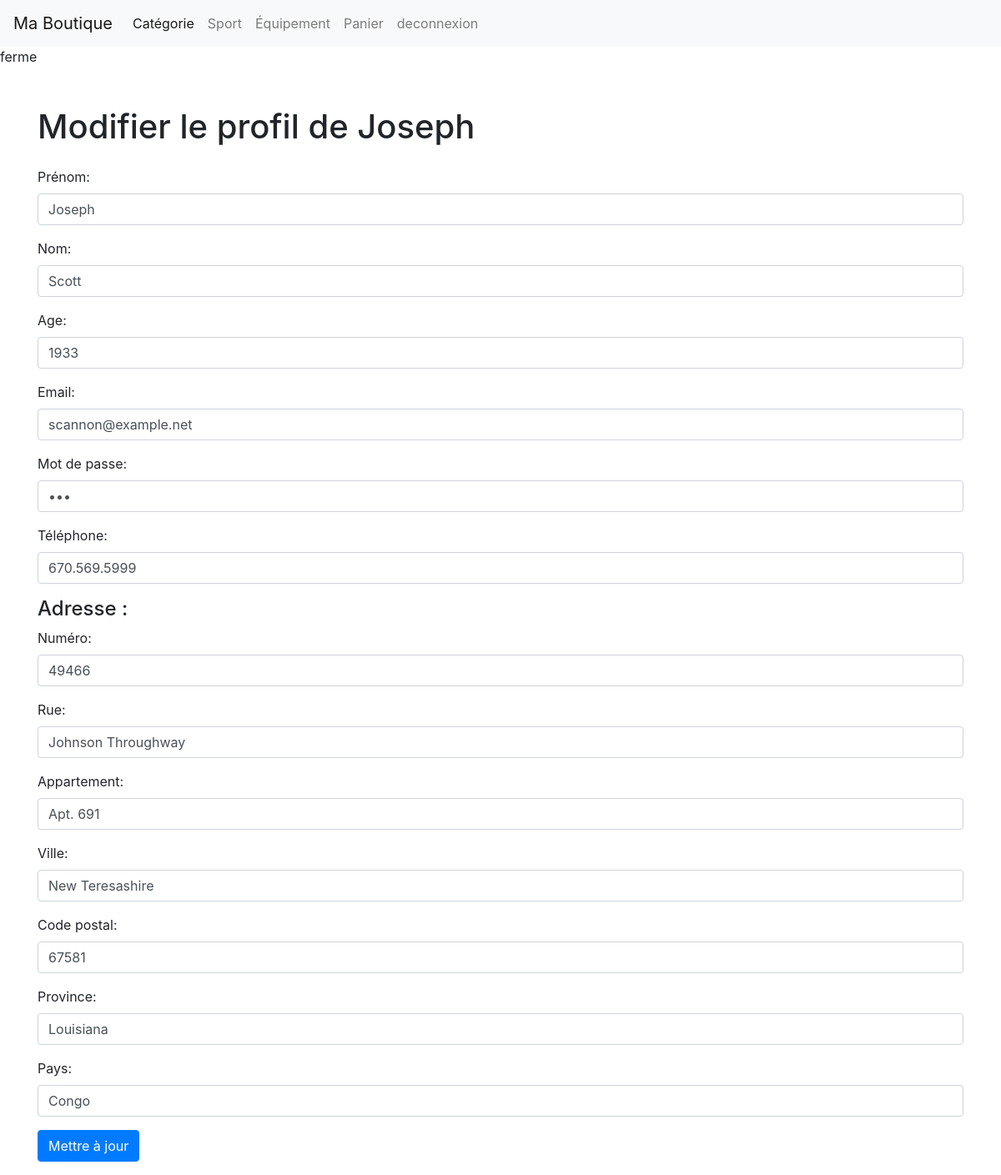
Screenshot of /edit_profile.php (signed in) with the database file from the repository.
### tables this page shows
CREATE TABLE `user` (
  `id` int(11) NOT NULL,
  `email` varchar(255) NOT NULL,
  `pw` varchar(255) NOT NULL,
  `age` int(11) DEFAULT NULL,
  `panier_id` int(11) DEFAULT NULL,
  `nom` varchar(255) DEFAULT NULL,
  `prenom` varchar(255) DEFAULT NULL,
  `sexe` char(1) DEFAULT 'M'
);

CREATE TABLE `client` (
  `id` int(11) NOT NULL,
  `telephone` varchar(20) NOT NULL,
  `panier` text DEFAULT NULL,
  `user_id` int(11) DEFAULT NULL
);

CREATE TABLE `adresse` (
  `id` int(11) NOT NULL,
  `numero` int(11) NOT NULL,
  `apartement` varchar(255) DEFAULT NULL,
  `rue` varchar(255) NOT NULL,
  `ville` varchar(255) NOT NULL,
  `codePostal` varchar(20) NOT NULL,
  `province` varchar(255) NOT NULL,
  `pays` varchar(255) NOT NULL,
  `user_id` int(11) DEFAULT NULL
);

### includes/chargement.php (called while the page is built, shortened)
<?php
if (!function_exists('chargement')) {
function chargement($classe){
    $model = "./app/classe/".$classe.".class.php";
}
}

### app/classe/User.class.php (called while the page is built, shortened)
<?php
    class User {
        protected $id;
        public function getUser_id(){
            return $this->id;
        }
    }
?>

### app/classe/Request.class.php (called while the page is built, shortened)
<?php
class Request{
    protected $sql;
    public function setSql($sql) {
        $this->sql = $sql;
    }
    public function getLines($oCon, $params = [], $uneSeuleLigne = false) {
        $oStatement = $oCon->prepare($this->sql);
        if (array_keys($params) !== range(0, count($params) - 1)) {
            foreach ($params as $nomParam => $valParam) {
                $oStatement->bindValue(':'.$nomParam, $valParam, is_int($valParam) ? PDO::PARAM_INT : PDO::PARAM_STR);
            }
            $oStatement->execute();
        } else {
            $oStatement->execute($params);
        }
        $resultat = $uneSeuleLigne ? $oStatement->fetch(PDO::FETCH_ASSOC) :
        $oStatement->fetchAll(PDO::FETCH_ASSOC);
        return $resultat;
    }
}
?>

### edit_profile.php (the view, shortened to what this page needs)
<?php
include './includes/chargement.php';
include './includes/navbar_client.php';
$dbConnection = new DatabaseConnexion(HOST, DBNAME, DBUSER, DBPASSWORD);
$conn = $dbConnection->connexion();
$user_id = $_SESSION['user']->getUser_id();
$request = new Request();
$isClient = false;
$isAdmin = false;
$request->setSql("SELECT * FROM User WHERE id = :user_id");
$userData = $request->getLines($conn, ["user_id" => $user_id], true);
$request->setSql("SELECT * FROM Client WHERE user_id = :user_id");
$clientData = $request->getLines($conn, ["user_id" => $user_id], true);
$request->setSql("SELECT * FROM Admin WHERE user_id = :user_id");
$adminData = $request->getLines($conn, ["user_id" => $user_id], true);
$request->setSql("SELECT * FROM adresse WHERE user_id = :user_id");
$adresseData = $request->getLines($conn, ["user_id" => $user_id], true);
if ($clientData) {
    $isClient = true;
} else {
    $isAdmin = true;
}
?>
<html>
<head>
    <link rel="stylesheet" href="https://maxcdn.bootstrapcdn.com/bootstrap/4.5.2/css/bootstrap.min.css">
</head>
<body>
    <div class="container mt-5">
        <h1 class="mb-4">Modifier le profil de <?= $userData['prenom'] ?></h1>
        <form action="edit_profile.php" method="post">
            <div class="form-group">
                <label for="prenom">Prénom:</label>
                <input type="text" class="form-control" id="prenom" name="prenom" value="<?= $userData['prenom'] ?>">
            </div>
            <div class="form-group">
                <label for="nom">Nom:</label>
                <input type="text" class="form-control" id="nom" name="nom" value="<?= $userData['nom'] ?>">
            </div>
            <div class="form-group">
                <label for="age">Age:</label>
                <input type="number" class="form-control" id="age" name="age" value="<?= $userData['age'] ?>">
            </div>
            <div class="form-group">
                <label for="email">Email:</label>
                <input type="email" class="form-control" id="email" name="email" value="<?= $userData['email'] ?>">
            </div>
            <div class="form-group">
                <label for="pw">Mot de passe:</label>
                <input type="password" class="form-control" id="pw" name="pw" value="<?= $userData['pw'] ?>">
            </div>
            <?php
            if ($isClient) { ?>
            <div class="form-group">
                <label for="telephone">Téléphone:</label>
                <input type="tel" class="form-control" id="telephone" name="telephone" value="<?= $clientData['telephone'] ?>">
            </div>
            <?php } else if ($isAdmin) { ?>
            <div class="form-group">
                <label for="num_employe">Numéro d'employé:</label>
                <input type="text" class="form-control" id="num_employe" name="num_employe" value="<?= $adminData['num_employe'] ?>">
            </div>
            <?php } ?>
            <h4>Adresse : </h4>
            <div class="form-group">
                <label for="numero">Numéro:</label>
                <input type="text" class="form-control" id="numero" name="numero" value="<?= $adresseData['numero'] ?>">
            </div>
            <div class="form-group">
                <label for="rue">Rue:</label>
                <input type="text" class="form-control" id="rue" name="rue" value="<?= $adresseData['rue'] ?>">
            </div>
            <div class="form-group">
                <label for="appartement">Appartement:</label>
                <input type="text" class="form-control" id="appartement" name="appartement" value="<?= $adresseData['apartement'] ?>">
            </div>
            <div class="form-group">
                <label for="ville">Ville:</label>
                <input type="text" class="form-control" id="ville" name="ville" value="<?= $adresseData['ville'] ?>">
            </div>
            <div class="form-group">
                <label for="code_postal">Code postal:</label>
                <input type="text" class="form-control" id="code_postal" name="code_postal" value="<?= $adresseData['codePostal'] ?>">
            </div>
            <div class="form-group">
                <label for="province">Province:</label>
                <input type="text" class="form-control" id="province" name="province" value="<?= $adresseData['province'] ?>">
            </div>
            <div class="form-group">
                <label for="pays">Pays:</label>
                <input type="text" class="form-control" id="pays" name="pays" value="<?= $adresseData['pays'] ?>">
            </div>
            <button type="submit" class="btn btn-primary">Mettre à jour</button>
        </form>
    </div>
</body>
</html>

### rows the page displays
user: prenom "Joseph", nom "Scott", age "1933", email "scannon@example.net"
client: telephone "670.569.5999"
adresse: numero "49466", rue "Johnson Throughway", appartement "Apt. 691", ville "New Teresashire", code_postal "67581", province "Louisiana", pays "Congo"
